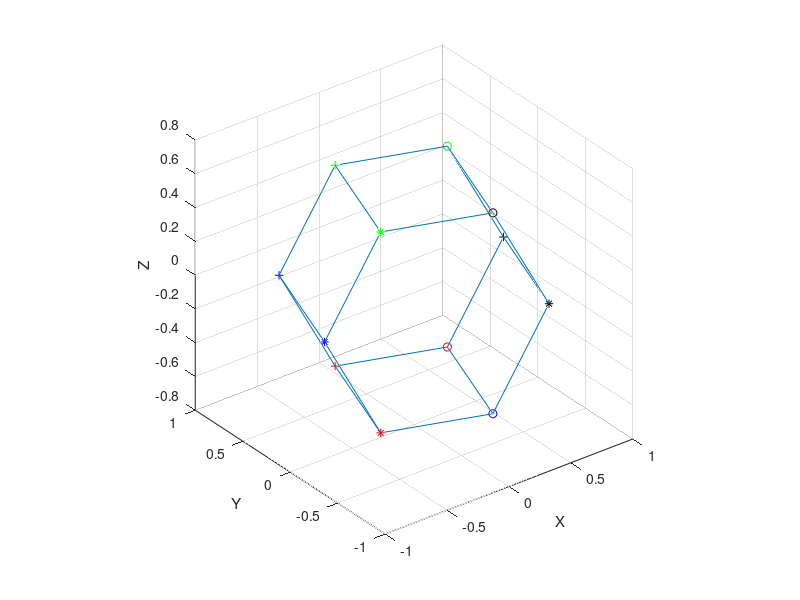

This figure's MATLAB source: (Note: this script raises an error after producing the figure.)
clc
clear all;
close all;

% Modelisation of the hexagonal prism, let's turn it and compute it
ogPrism =[0 0 0;1 0 0;1 1 0;0 1 0;...
    1.5 0 0.5; 1.5 1 0.5; 0 0 1;1 0 1;...
    1 1 1;0 1 1; -0.5 0 0.5; -0.5 1 0.5];


Rotate = [cos(pi/4) -sin(pi/4) 0;
          sin(pi/4) cos(pi/4) 0;
          0         0         1];

prism2 = ogPrism*Rotate;
prism3 = prism2*Rotate;
prism4 = prism3*Rotate;

prismPoints = [ogPrism(:,1) ogPrism(:,2), ogPrism(:,3);...
    prism2(:,1) prism2(:,2), prism2(:,3);...
    prism3(:,1) prism3(:,2), prism3(:,3);...
    prism4(:,1) prism4(:,2), prism4(:,3)];

allX = prismPoints(:,1);
allY = prismPoints(:,2);
allZ = prismPoints(:,3);

W = [allZ(1:12)';allZ(13:24)';allZ(25:36)';allZ(37:48)';...
    allY(1:12)';allY(13:24)';allY(25:36)';allY(37:48)'];

for i=1:4
   meanZ{i} = mean(W(i,:)); 
   meanY{i} = mean(W(i+4,:));
   
   W(i,:) = W(i,:)-meanZ{i};
   W(i+4,:) = W(i+4,:)-meanY{i};
end

%Single value decomposition & Fill L
[U D V] = svd(W);
Ucut = [U(:,1) U(:,2) U(:,3)];
Dcut = [D(1,1:3);D(2,1:3);D(3,1:3)];
Vcut = [V(:,1) V(:,2) V(:,3)];

RT = Ucut*Dcut^(0.5);
STemp = Dcut^(0.5)*Vcut';

A = [RT(1,1)*RT(1,1) 2*RT(1,1)*RT(1,2) 2*RT(1,1)*RT(1,3)...
    RT(1,2)*RT(1,2) 2*RT(1,2)*RT(1,3) RT(1,3)*RT(1,3);
    RT(2,1)*RT(2,1) 2*RT(2,1)*RT(2,2) 2*RT(2,1)*RT(2,3)...
    RT(2,2)*RT(2,2) 2*RT(2,2)*RT(2,3) RT(2,3)*RT(2,3);
    RT(3,1)*RT(3,1) 2*RT(3,1)*RT(3,2) 2*RT(3,1)*RT(3,3)...
    RT(3,2)*RT(3,2) 2*RT(3,2)*RT(3,3) RT(3,3)*RT(3,3);
    RT(4,1)*RT(4,1) 2*RT(4,1)*RT(4,2) 2*RT(4,1)*RT(4,3)...
    RT(4,2)*RT(4,2) 2*RT(4,2)*RT(4,3) RT(4,3)*RT(4,3);
    RT(5,1)*RT(5,1) 2*RT(5,1)*RT(5,2) 2*RT(5,1)*RT(5,3)...
    RT(5,2)*RT(5,2) 2*RT(5,2)*RT(5,3) RT(5,3)*RT(5,3);
    RT(6,1)*RT(6,1) 2*RT(6,1)*RT(6,2) 2*RT(6,1)*RT(6,3)...
    RT(6,2)*RT(6,2) 2*RT(6,2)*RT(6,3) RT(6,3)*RT(6,3);
    RT(1,1)*RT(4,1) 2*RT(1,1)*RT(4,2) 2*RT(1,1)*RT(4,3)...
    RT(1,2)*RT(4,2) 2*RT(1,2)*RT(4,3) RT(1,3)*RT(4,3);
    RT(2,1)*RT(5,1) 2*RT(2,1)*RT(5,2) 2*RT(2,1)*RT(5,3)...
    RT(2,2)*RT(5,2) 2*RT(2,2)*RT(5,3) RT(2,3)*RT(5,3);
    RT(3,1)*RT(6,1) 2*RT(3,1)*RT(6,2) 2*RT(3,1)*RT(6,3)...
    RT(3,2)*RT(6,2) 2*RT(3,2)*RT(6,3) RT(3,3)*RT(6,3)];
C = [1;1;1;1;1;1;0;0;0;];
LTemp = pinv(A)*C;
L = [LTemp(1) LTemp(2) LTemp(3);
    LTemp(2) LTemp(4) LTemp(5);
    LTemp(3) LTemp(5) LTemp(6)];

%Eigenvalues
[diagL matL] = eig(L);
R = RT*diagL;
S = inv(diagL)*STemp

%Display
%With the reconstruction, some of the points are on top
%of each other
figure();

%Pretty colors to differenciate to draw the lines but actually it's pretty
plot3(S(1,1),S(2,1),S(3,1),'ro');
hold on
plot3(S(1,2),S(2,2),S(3,2),'r+');
plot3(S(1,3),S(2,3),S(3,3),'r*');
plot3(S(1,4),S(2,4),S(3,4),'bo');
plot3(S(1,5),S(2,5),S(3,5),'b+');
plot3(S(1,6),S(2,6),S(3,6),'b*');
plot3(S(1,7),S(2,7),S(3,7),'go');
plot3(S(1,8),S(2,8),S(3,8),'g+');
plot3(S(1,9),S(2,9),S(3,9),'g*');
plot3(S(1,10),S(2,10),S(3,10),'ko');
plot3(S(1,11),S(2,11),S(3,11),'k+');
plot3(S(1,12),S(2,12),S(3,12),'k*');
axis square,  grid on
line([S(1,1:4) S(1,1)],[S(2,1:4) S(2,1)],[S(3,1:4) S(3,1)]);
line([S(1,7:10) S(1,7)],[S(2,7:10) S(2,7)],[S(3,7:10) S(3,7)]);
line([S(1,2) S(1,5)],[S(2,2) S(2,5)],[S(3,2) S(3,5)]);
line([S(1,3) S(1,6)],[S(2,3) S(2,6)],[S(3,3) S(3,6)]);
line([S(1,5) S(1,6)],[S(2,5) S(2,6)],[S(3,5) S(3,6)]);
line([S(1,8) S(1,5)],[S(2,8) S(2,5)],[S(3,8) S(3,5)]);
line([S(1,9) S(1,6)],[S(2,9) S(2,6)],[S(3,9) S(3,6)]);
line([S(1,10) S(1,12)],[S(2,10) S(2,12)],[S(3,10) S(3,12)]);
line([S(1,7) S(1,11)],[S(2,7) S(2,11)],[S(3,7) S(3,11)]);
line([S(1,12) S(1,11)],[S(2,12) S(2,11)],[S(3,12) S(3,11)]);
line([S(1,1) S(1,11)],[S(2,1) S(2,11)],[S(3,1) S(3,11)]);
line([S(1,4) S(1,12)],[S(2,4) S(2,12)],[S(3,4) S(3,12)]);

xlabel('X')
ylabel('Y')
zlabel('Z')

% Hotel

clear all;
%close all;
% Read sequence of photos
H{1}=imread('hotel.seq0.png');
H{2}=imread('hotel.seq4.png');
H{3}=imread('hotel.seq8.png');
H{4}=imread('hotel.seq12.png');
H{5}=imread('hotel.seq16.png');
H{6}=imread('hotel.seq20.png');
H{7}=imread('hotel.seq24.png');
H{8}=imread('hotel.seq28.png');
H{9}=imread('hotel.seq32.png');
H{10}=imread('hotel.seq36.png');

% Put points by hand in an easily readable file 
% Bad Idea finally, by hand is dirty
% imshow(H1);
% [x1,y1] = getpts;
% imshow(H2);
% [x2,y2] = getpts;
% imshow(H3);
% [x3,y3] = getpts;
% imshow(H4);
% [x4,y4] = getpts;
% imshow(H5);
% [x5,y5] = getpts;
% imshow(H6);
% [x6,y6] = getpts;
% allX = [x1;x2;x3;x4;x5;x6]
% allY = [y1;y2;y3;y4;y5;y6]
% allPoints = [allX allY]
% dlmwrite('points.pts',allPoints,'delimiter',' ');

%Get all the points
for i=1:10
    %figure
    HF{i} = detectHarrisFeatures(H{i});
    pH{i} = HF{i}.selectStrongest(6).Location;
    %imshow(H{i}); hold on;
    %plot(HF{i}.selectStrongest(6));
end
allPoints=[pH{1,1}];
% Get the points
for i=2:10
    allPoints=[allPoints; pH{1,i}];
end
%allPoints = load('Points.pts');
allX = allPoints(:,1);
allY = allPoints(:,2);

% Measurement Matrix
W = [allX(1:6)';allX(7:12)';allX(13:18)';...
    allX(19:24)';allX(25:30)';allX(31:36)';...
    allX(37:42)';allX(43:48)';allX(49:54)';allX(55:60)';...
    allY(1:6)';allY(7:12)';allY(13:18)';...
    allY(19:24)';allY(25:30)';allY(31:36)';...
    allY(37:42)';allY(43:48)';allY(49:54)';allY(55:60)'];

% Means to normalize around 0
for i=1:10
   meanX{i} = mean(W(i,:)); 
   meanY{i} = mean(W(i+10,:));

   W(i,:) = W(i,:)-meanX{i};
   W(i+10,:) = W(i+10,:)-meanY{i};
end

%Single value decomposition & Fill L
[U D V] = svd(W);
Ucut = [U(:,1) U(:,2) U(:,3)];
Dcut = [D(1,1:3);D(2,1:3);D(3,1:3)];
Vcut = [V(:,1) V(:,2) V(:,3)];

RT = Ucut*Dcut^(0.5);
STemp = Dcut^(0.5)*Vcut';

A = [RT(1,1)*RT(1,1) 2*RT(1,1)*RT(1,2) 2*RT(1,1)*RT(1,3)...
    RT(1,2)*RT(1,2) 2*RT(1,2)*RT(1,3) RT(1,3)*RT(1,3);
    RT(2,1)*RT(2,1) 2*RT(2,1)*RT(2,2) 2*RT(2,1)*RT(2,3)...
    RT(2,2)*RT(2,2) 2*RT(2,2)*RT(2,3) RT(2,3)*RT(2,3);
    RT(3,1)*RT(3,1) 2*RT(3,1)*RT(3,2) 2*RT(3,1)*RT(3,3)...
    RT(3,2)*RT(3,2) 2*RT(3,2)*RT(3,3) RT(3,3)*RT(3,3);
    RT(4,1)*RT(4,1) 2*RT(4,1)*RT(4,2) 2*RT(4,1)*RT(4,3)...
    RT(4,2)*RT(4,2) 2*RT(4,2)*RT(4,3) RT(4,3)*RT(4,3);
    RT(5,1)*RT(5,1) 2*RT(5,1)*RT(5,2) 2*RT(5,1)*RT(5,3)...
    RT(5,2)*RT(5,2) 2*RT(5,2)*RT(5,3) RT(5,3)*RT(5,3);
    RT(6,1)*RT(6,1) 2*RT(6,1)*RT(6,2) 2*RT(6,1)*RT(6,3)...
    RT(6,2)*RT(6,2) 2*RT(6,2)*RT(6,3) RT(6,3)*RT(6,3);
    RT(1,1)*RT(4,1) 2*RT(1,1)*RT(4,2) 2*RT(1,1)*RT(4,3)...
    RT(1,2)*RT(4,2) 2*RT(1,2)*RT(4,3) RT(1,3)*RT(4,3);
    RT(2,1)*RT(5,1) 2*RT(2,1)*RT(5,2) 2*RT(2,1)*RT(5,3)...
    RT(2,2)*RT(5,2) 2*RT(2,2)*RT(5,3) RT(2,3)*RT(5,3);
    RT(3,1)*RT(6,1) 2*RT(3,1)*RT(6,2) 2*RT(3,1)*RT(6,3)...
    RT(3,2)*RT(6,2) 2*RT(3,2)*RT(6,3) RT(3,3)*RT(6,3)];
C = [1;1;1;1;1;1;0;0;0;];
LTemp = pinv(A)*C;
L = [LTemp(1) LTemp(2) LTemp(3);
    LTemp(2) LTemp(4) LTemp(5);
    LTemp(3) LTemp(5) LTemp(6)];

%Eigenvalues
[diagL matL] = eig(L);
R = RT*diagL;
S = inv(diagL)*STemp;

%Trying to reconstruct the points on the hostel

figure
imshow(H{1}); hold on;
plot(allPoints(1:6,1),allPoints(1:6,2),'+r');
figure
plot3(S(1,:),S(2,:),S(3,:),'+b');
axis square, grid on
xlabel('X')
ylabel('Y')
zlabel('Z')



